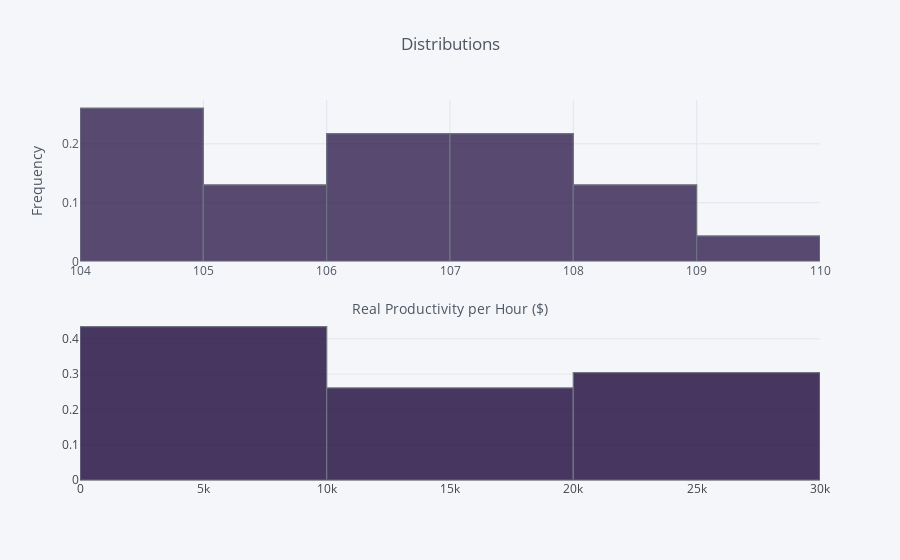

Write notebook code for a chart like this one.
### Code cell
fig0 = df.iplot(
    columns=['Real Output per Hour', 'Tesla Production'], 
    asFigure=True, 
    kind='histogram', 
    showlegend=False,
    colors = ['pink','#1b073a'],
    title='Distributions',
    xTitle='Real Productivity per Hour ($)',
    yTitle='Frequency',
    histnorm='probability',
    subplots=True,
    shape=(2,1),
    )

iplot(fig0)

### Figure 1 — Plotly figure (JSON) as saved in the notebook; plotly's stock layout.template omitted (floating-point values rounded to 4 significant figures)
{"data": [{"histfunc": "count", "histnorm": "probability", "marker": {"color": "rgba(27, 7, 58, 0.8999999999999999)", "line": {"color": "#4D5663", "width": 1.3}}, "name": "Real Output per Hour", "opacity": 0.8, "orientation": "v", "type": "histogram", "x": [104.5, 104.1, 104.3, 104.1, 104.6, 105.6, 104.8, 105.4, 106.5, 106.0, 106.8, 107.1, 107.4, 106.7, 106.4, 106.7, 107.3, 107.6, 107.7, 108.1, 108.8, 108.9, 109.0], "xaxis": "x1", "yaxis": "y1"}, {"histfunc": "count", "histnorm": "probability", "marker": {"color": "rgba(27, 7, 58, 1.0)", "line": {"color": "#4D5663", "width": 1.3}}, "name": "Tesla Production", "opacity": 0.8, "orientation": "v", "type": "histogram", "x": [321, 2400, 4900, 5150, 5500, 6892, 6457, 7579, 7785, 9834, 10030, 11507, 11580, 17478, 14820, 18345, 24500, 22200, 25000, 22000, 26150, 29870, 29980], "xaxis": "x2", "yaxis": "y2"}], "layout": {"barmode": "overlay", "legend": {"bgcolor": "#F5F6F9", "font": {"color": "#4D5663"}}, "paper_bgcolor": "#F5F6F9", "plot_bgcolor": "#F5F6F9", "showlegend": false, "title": "Distributions", "titlefont": {"color": "#4D5663"}, "xaxis1": {"anchor": "y1", "domain": [0, 1], "gridcolor": "#E1E5ED", "showgrid": true, "tickfont": {"color": "#4D5663"}, "title": "Real Productivity per Hour ($)", "titlefont": {"color": "#4D5663"}, "zerolinecolor": "#E1E5ED"}, "xaxis2": {"anchor": "y2", "domain": [0, 1]}, "yaxis1": {"anchor": "x1", "domain": [0.575, 1], "gridcolor": "#E1E5ED", "showgrid": true, "tickfont": {"color": "#4D5663"}, "title": "Frequency", "titlefont": {"color": "#4D5663"}, "zerolinecolor": "#E1E5ED"}, "yaxis2": {"anchor": "x2", "domain": [0, 0.425]}}}
